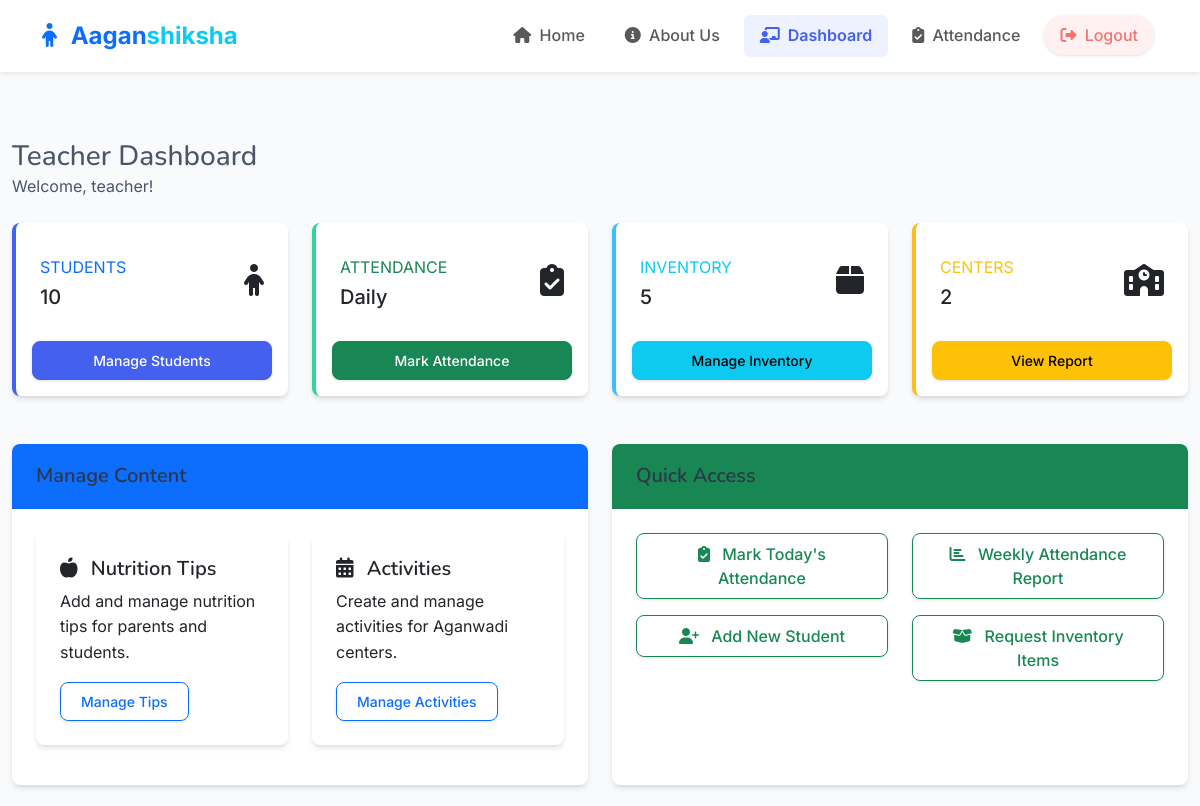
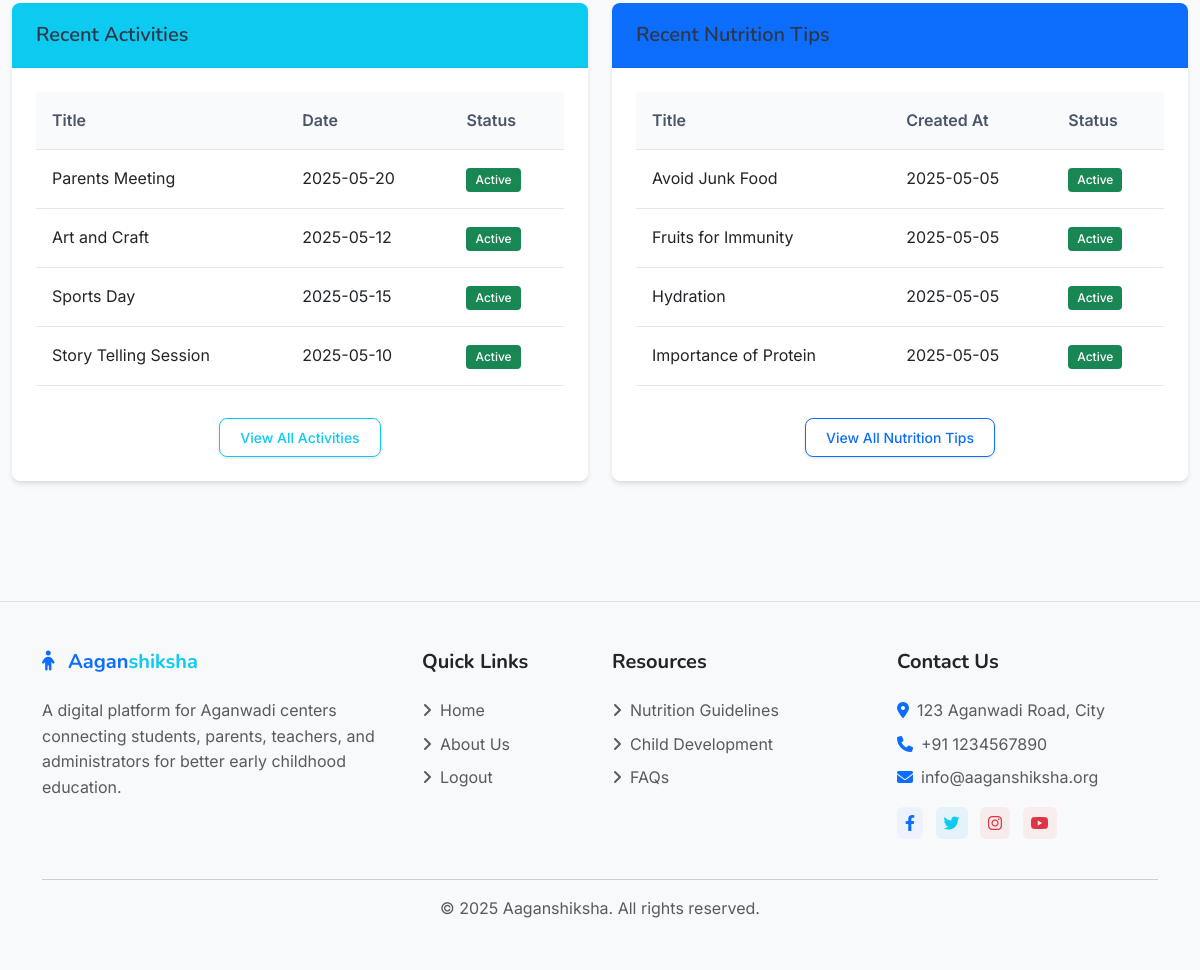
Page /teacher/dashboard (signed in) on the committed database (2 pictures, top to bottom).
### models.py (models this page shows, shortened)
class User(UserMixin, db.Model):
    id = db.Column(db.Integer, primary_key=True)
    username = db.Column(db.String(64), unique=True, nullable=False)
    email = db.Column(db.String(120), unique=True, nullable=False)
    password_hash = db.Column(db.String(256), nullable=False)
    role = db.Column(db.String(20), nullable=False)  # 'admin', 'teacher'
    aadhar_number = db.Column(db.String(12), unique=True, nullable=False)
    created_at = db.Column(db.DateTime, default=datetime.utcnow)
    complaints = db.relationship('Complaint', backref='author', lazy=True)
    nutrition_tips = db.relationship('NutritionTip', backref='created_by', lazy=True)
    activities = db.relationship('Activity', backref='created_by', lazy=True)

class Activity(db.Model):
    id = db.Column(db.Integer, primary_key=True, autoincrement=True)
    title = db.Column(db.String(100), nullable=False)
    description = db.Column(db.Text, nullable=False)
    date = db.Column(db.Date, nullable=False)
    user_id = db.Column(db.Integer, db.ForeignKey('user.id'), nullable=False)
    created_at = db.Column(db.DateTime, default=datetime.utcnow)
    updated_at = db.Column(db.DateTime, default=datetime.utcnow, onupdate=datetime.utcnow)
    is_active = db.Column(db.Boolean, default=True)

class NutritionTip(db.Model):
    id = db.Column(db.Integer, primary_key=True, autoincrement=True)
    title = db.Column(db.String(100), nullable=False)
    content = db.Column(db.Text, nullable=False)
    user_id = db.Column(db.Integer, db.ForeignKey('user.id'), nullable=False)
    created_at = db.Column(db.DateTime, default=datetime.utcnow)
    updated_at = db.Column(db.DateTime, default=datetime.utcnow, onupdate=datetime.utcnow)
    is_active = db.Column(db.Boolean, default=True)

### routes/teacher.py (the view)
@teacher_bp.route('/dashboard')
@login_required
@teacher_required
def dashboard():
    students_count = Student.query.count()
    centers_count = Center.query.count()
    inventory_count = Inventory.query.count()
    tips_count = NutritionTip.query.count()
    activities_count = Activity.query.count()
    recent_activities = Activity.query.order_by(Activity.created_at.desc()).limit(5).all()
    recent_tips = NutritionTip.query.order_by(NutritionTip.created_at.desc()).limit(5).all()
    return render_template('teacher/dashboard.html',
                           students_count=students_count,
                           centers_count=centers_count,
                           inventory_count=inventory_count,
                           tips_count=tips_count,
                           activities_count=activities_count,
                           recent_activities=recent_activities,
                           recent_tips=recent_tips)

### templates/teacher/dashboard.html (shortened to what this page needs)
{% extends 'base.html' %}
{% block head %}
<link rel="stylesheet" href="https://cdnjs.cloudflare.com/ajax/libs/Chart.js/2.9.4/Chart.min.css">
{% endblock %}
{% block content %}
<div class="container-fluid py-4">
    <div class="row mb-4">
        <div class="col">
            <h1 class="h3 mb-0 text-gray-800">Teacher Dashboard</h1>
            <p class="mb-0">Welcome, {{ current_user.username }}!</p>
        </div>
    </div>
    <div class="row mb-4">
        <div class="col-xl-3 col-md-6 mb-4">
            <div class="card border-left-primary h-100 py-2">
                <div class="card-body">
                    <div class="row no-gutters align-items-center">
                        <div class="col mr-2">
                            <div class="text-xs font-weight-bold text-primary text-uppercase mb-1">
                                Students</div>
                            <div class="h5 mb-0 font-weight-bold">{{ students_count }}</div>
                        </div>
                        <div class="col-auto">
                            <i class="fas fa-child fa-2x text-gray-300"></i>
                        </div>
                    </div>
                </div>
                <div class="card-footer bg-transparent border-0">
                    <a href="{{ url_for('teacher.students') }}" class="btn btn-sm btn-primary w-100">
                        Manage Students
                    </a>
                </div>
            </div>
        </div>
        <div class="col-xl-3 col-md-6 mb-4">
            <div class="card border-left-success h-100 py-2">
                <div class="card-body">
                    <div class="row no-gutters align-items-center">
                        <div class="col mr-2">
                            <div class="text-xs font-weight-bold text-success text-uppercase mb-1">
                                Attendance</div>
                            <div class="h5 mb-0 font-weight-bold">Daily</div>
                        </div>
                        <div class="col-auto">
                            <i class="fas fa-clipboard-check fa-2x text-gray-300"></i>
                        </div>
                    </div>
                </div>
                <div class="card-footer bg-transparent border-0">
                    <a href="{{ url_for('teacher.attendance') }}" class="btn btn-sm btn-success w-100">
                        Mark Attendance
                    </a>
                </div>
            </div>
        </div>
        <div class="col-xl-3 col-md-6 mb-4">
            <div class="card border-left-info h-100 py-2">
                <div class="card-body">
                    <div class="row no-gutters align-items-center">
                        <div class="col mr-2">
                            <div class="text-xs font-weight-bold text-info text-uppercase mb-1">
                                Inventory</div>
                            <div class="h5 mb-0 font-weight-bold">{{ inventory_count }}</div>
                        </div>
                        <div class="col-auto">
                            <i class="fas fa-box fa-2x text-gray-300"></i>
                        </div>
                    </div>
                </div>
                <div class="card-footer bg-transparent border-0">
                    <a href="{{ url_for('teacher.inventory') }}" class="btn btn-sm btn-info w-100">
                        Manage Inventory
                    </a>
                </div>
            </div>
        </div>
        <div class="col-xl-3 col-md-6 mb-4">
            <div class="card border-left-warning h-100 py-2">
                <div class="card-body">
                    <div class="row no-gutters align-items-center">
                        <div class="col mr-2">
                            <div class="text-xs font-weight-bold text-warning text-uppercase mb-1">
                                Centers</div>
                            <div class="h5 mb-0 font-weight-bold">{{ centers_count }}</div>
                        </div>
                        <div class="col-auto">
                            <i class="fas fa-school fa-2x text-gray-300"></i>
                        </div>
                    </div>
                </div>
                <div class="card-footer bg-transparent border-0">
                    <a href="{{ url_for('attendance.index') }}" class="btn btn-sm btn-warning w-100">
                        View Report
                    </a>
                </div>
            </div>
        </div>
    </div>
    <div class="row">
        <div class="col-xl-6 col-md-12 mb-4">
            <div class="card h-100">
                <div class="card-header bg-primary text-white">
                    <h5 class="mb-0">Manage Content</h5>
                </div>
                <div class="card-body">
                    <div class="row">
                        <div class="col-md-6 mb-3">
                            <div class="card">
                                <div class="card-body">
                                    <h5 class="card-title">
                                        <i class="fas fa-apple-alt me-2"></i> Nutrition Tips
                                    </h5>
                                    <p class="card-text">Add and manage nutrition tips for parents and students.</p>
                                    <a href="{{ url_for('teacher.nutrition') }}" class="btn btn-outline-primary btn-sm">Manage Tips</a>
                                </div>
                            </div>
                        </div>
                        <div class="col-md-6 mb-3">
                            <div class="card">
                                <div class="card-body">
                                    <h5 class="card-title">
                                        <i class="fas fa-calendar-alt me-2"></i> Activities
                                    </h5>
                                    <p class="card-text">Create and manage activities for Aganwadi centers.</p>
                                    <a href="{{ url_for('teacher.activities') }}" class="btn btn-outline-primary btn-sm">Manage Activities</a>
                                </div>
                            </div>
                        </div>
                    </div>
                </div>
            </div>
        </div>
        <div class="col-xl-6 col-md-12 mb-4">
            <div class="card h-100">
                <div class="card-header bg-success text-white">
                    <h5 class="mb-0">Quick Access</h5>
                </div>
                <div class="card-body">
                    <div class="row">
                        <div class="col-md-6 mb-3">
                            <div class="d-grid">
                                <a href="{{ url_for('teacher.attendance') }}" class="btn btn-outline-success">
                                    <i class="fas fa-clipboard-check me-2"></i> Mark Today's Attendance
                                </a>
                            </div>
                        </div>
                        <div class="col-md-6 mb-3">
                            <div class="d-grid">
                                <a href="{{ url_for('attendance.index') }}" class="btn btn-outline-success">
                                    <i class="fas fa-chart-bar me-2"></i> Weekly Attendance Report
                                </a>
                            </div>
                        </div>
                        <div class="col-md-6 mb-3">
                            <div class="d-grid">
                                <a href="{{ url_for('teacher.students') }}" class="btn btn-outline-success">
                                    <i class="fas fa-user-plus me-2"></i> Add New Student
                                </a>
                            </div>
                        </div>
                        <div class="col-md-6 mb-3">
                            <div class="d-grid">
                                <a href="{{ url_for('teacher.inventory') }}" class="btn btn-outline-success">
                                    <i class="fas fa-box-open me-2"></i> Request Inventory Items
                                </a>
                            </div>
                        </div>
                    </div>
                </div>
            </div>
        </div>
    </div>
    <div class="row">
        <div class="col-xl-6 mb-4">
            <div class="card h-100">
                <div class="card-header bg-info text-white">
                    <h5 class="mb-0">Recent Activities</h5>
                </div>
                <div class="card-body">
                    <div class="table-responsive">
                        <table class="table table-hover">
                            <thead>
                                <tr>
                                    <th>Title</th>
                                    <th>Date</th>
                                    <th>Status</th>
                                </tr>
                            </thead>
                            <tbody>
                                {% for activity in recent_activities %}
                                    <tr>
                                        <td>{{ activity.title }}</td>
                                        <td>{{ activity.date.strftime('%Y-%m-%d') }}</td>
                                        <td>
                                            {% if activity.is_active %}
                                                <span class="badge bg-success">Active</span>
                                            {% else %}
                                                <span class="badge bg-secondary">Inactive</span>
                                            {% endif %}
                                        </td>
                                    </tr>
                                {% endfor %}
                            </tbody>
                        </table>
                    </div>
                    <div class="text-center mt-3">
                        <a href="{{ url_for('teacher.activities') }}" class="btn btn-sm btn-outline-info">View All Activities</a>
                    </div>
                </div>
            </div>
        </div>
        <div class="col-xl-6 mb-4">
            <div class="card h-100">
                <div class="card-header bg-primary text-white">
                    <h5 class="mb-0">Recent Nutrition Tips</h5>
                </div>
                <div class="card-body">
                    <div class="table-responsive">
                        <table class="table table-hover">
                            <thead>
                                <tr>
                                    <th>Title</th>
                                    <th>Created At</th>
                                    <th>Status</th>
                                </tr>
                            </thead>
                            <tbody>
                                {% for tip in recent_tips %}
                                    <tr>
                                        <td>{{ tip.title }}</td>
                                        <td>{{ tip.created_at.strftime('%Y-%m-%d') }}</td>
                                        <td>
                                            {% if tip.is_active %}
                                                <span class="badge bg-success">Active</span>
                                            {% else %}
                                                <span class="badge bg-secondary">Inactive</span>
                                            {% endif %}
                                        </td>
                                    </tr>
                                {% endfor %}
                            </tbody>
                        </table>
                    </div>
                    <div class="text-center mt-3">
                        <a href="{{ url_for('teacher.nutrition') }}" class="btn btn-sm btn-outline-primary">View All Nutrition Tips</a>
                    </div>
                </div>
            </div>
        </div>
    </div>
</div>
{% endblock %}

### rows in the picture
User: username "teacher"
Activity: title "Parents Meeting", date "2025-05-20", is_active "Active"
Activity: title "Art and Craft", date "2025-05-12", is_active "Active"
Activity: title "Sports Day", date "2025-05-15", is_active "Active"
Activity: title "Story Telling Session", date "2025-05-10", is_active "Active"
NutritionTip: title "Avoid Junk Food", created_at "2025-05-05", is_active "Active"
NutritionTip: title "Fruits for Immunity", created_at "2025-05-05", is_active "Active"
NutritionTip: title "Hydration", created_at "2025-05-05", is_active "Active"
NutritionTip: title "Importance of Protein", created_at "2025-05-05", is_active "Active"

### other values in the picture
{{ students_count }} "10"
{{ inventory_count }} "5"
{{ centers_count }} "2"
{{ current_year|default(2025) }} "2025"
